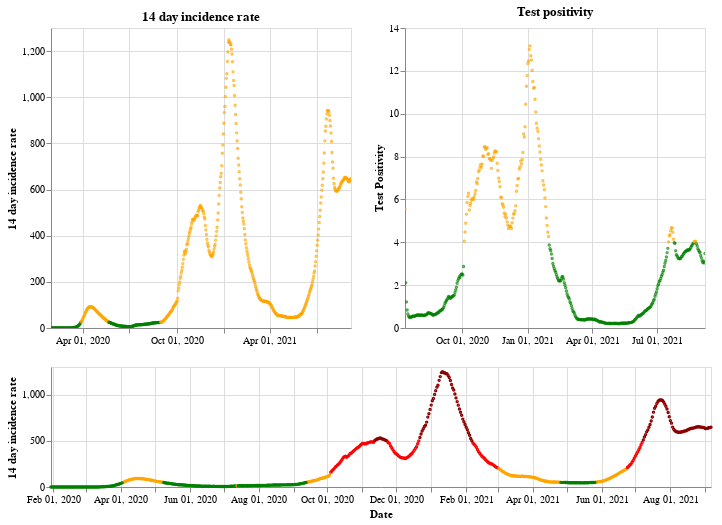

The code cell stored with this chart in its notebook:
### Markdown cell above
## England

### Code cell
plot_traffic_light('England')

### Figure 1 — Vega-Lite specification as saved in the notebook (floating-point values rounded to 4 significant figures; data arrays with more than 128 entries replaced by an {"elided": "..."} marker saying what was removed)
{"config": {"view": {"continuousWidth": 400, "continuousHeight": 300}}, "vconcat": [{"hconcat": [{"mark": {"type": "point", "size": 2}, "encoding": {"color": {"condition": {"value": "green", "test": "(datum.twoWeeklyCasesRate <= 25)"}, "value": "orange"}, "tooltip": [{"type": "nominal", "field": "areaName"}, {"type": "temporal", "field": "date"}, {"type": "quantitative", "field": "twoWeeklyCasesRate"}, {"type": "quantitative", "field": "testPositivity"}], "x": {"type": "temporal", "axis": {"title": ""}, "field": "date", "scale": {"domain": {"selection": "DateBrush"}}, "timeUnit": "yearmonthdate"}, "y": {"type": "quantitative", "axis": {"title": "14 day incidence rate"}, "field": "twoWeeklyCasesRate"}}, "title": "14 day incidence rate", "width": 300}, {"mark": {"type": "point", "size": 2}, "encoding": {"color": {"condition": {"value": "green", "test": "(datum.testPositivity <= 4)"}, "value": "orange"}, "tooltip": [{"type": "nominal", "field": "areaName"}, {"type": "temporal", "field": "date"}, {"type": "quantitative", "field": "twoWeeklyCasesRate"}, {"type": "quantitative", "field": "testPositivity"}], "x": {"type": "temporal", "axis": {"title": ""}, "field": "date", "scale": {"domain": {"selection": "DateBrush"}}, "timeUnit": "yearmonthdate"}, "y": {"type": "quantitative", "axis": {"title": "Test Positivity"}, "field": "testPositivity"}}, "title": "Test positivity", "width": 300}]}, {"layer": [{"mark": {"type": "point", "size": 2}, "encoding": {"color": {"condition": {"value": "orange", "test": "(((datum.testPositivity < 4) && (datum.twoWeeklyCasesRate >= 50)) && (datum.twoWeeklyCasesRate < 200))"}, "value": "red"}, "opacity": {"condition": {"value": 1, "test": "((datum.twoWeeklyCasesRate >= 50) && (datum.twoWeeklyCasesRate < 500))"}, "value": 0}, "tooltip": [{"type": "nominal", "field": "areaName"}, {"type": "temporal", "field": "date"}, {"type": "quantitative", "field": "twoWeeklyCasesRate"}, {"type": "quantitative", "field": "testPositivity"}], "x": {"type": "temporal", "axis": {"title": "Date"}, "field": "date", "timeUnit": "yearmonthdate"}, "y": {"type": "quantitative", "axis": {"title": "14 day incidence rate"}, "field": "twoWeeklyCasesRate"}}, "selection": {"DateBrush": {"type": "interval", "encodings": ["x"], "fields": ["Time"]}}}, {"mark": {"type": "point", "size": 2}, "encoding": {"color": {"value": "darkred"}, "opacity": {"condition": {"value": 1, "test": "(datum.twoWeeklyCasesRate >= 500)"}, "value": 0}, "tooltip": [{"type": "nominal", "field": "areaName"}, {"type": "temporal", "field": "date"}, {"type": "quantitative", "field": "twoWeeklyCasesRate"}, {"type": "quantitative", "field": "testPositivity"}], "x": {"type": "temporal", "axis": {"title": "Date"}, "field": "date", "timeUnit": "yearmonthdate"}, "y": {"type": "quantitative", "axis": {"title": "14 day incidence rate"}, "field": "twoWeeklyCasesRate"}}}, {"mark": {"type": "point", "size": 2}, "encoding": {"color": {"condition": {"value": "green", "test": "((datum.testPositivity < 4) && (datum.twoWeeklyCasesRate < 50))"}, "value": "orange"}, "opacity": {"condition": {"value": 1, "test": "(datum.twoWeeklyCasesRate < 50)"}, "value": 0}, "tooltip": [{"type": "nominal", "field": "areaName"}, {"type": "temporal", "field": "date"}, {"type": "quantitative", "field": "twoWeeklyCasesRate"}, {"type": "quantitative", "field": "testPositivity"}], "x": {"type": "temporal", "axis": {"title": "Date"}, "field": "date", "timeUnit": "yearmonthdate"}, "y": {"type": "quantitative", "axis": {"title": "14 day incidence rate"}, "field": "twoWeeklyCasesRate"}}}], "height": 120, "width": 660}], "data": {"name": "data-db14f3996b20813d706412f70ad2dbbc"}, "$schema": "https://vega.github.io/schema/vega-lite/v4.8.1.json", "datasets": {"data-db14f3996b20813d706412f70ad2dbbc": {"elided": "586 records"}}}
